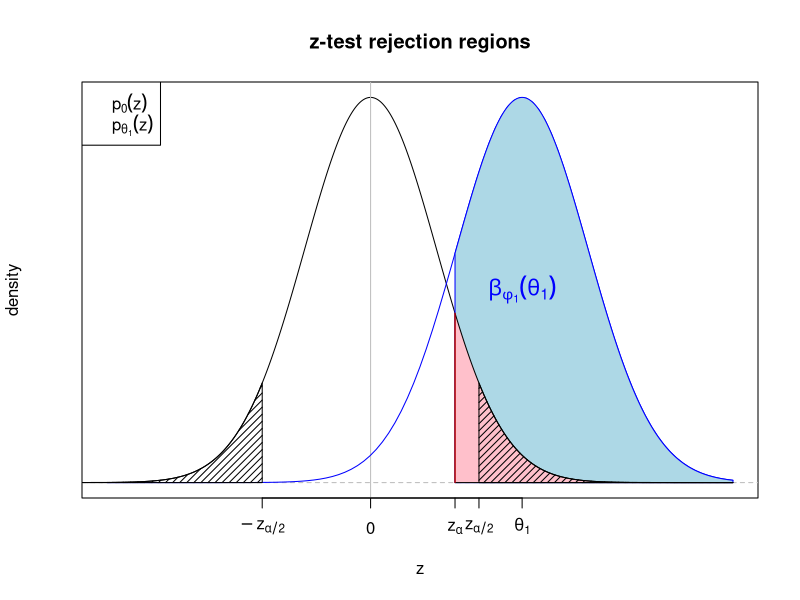
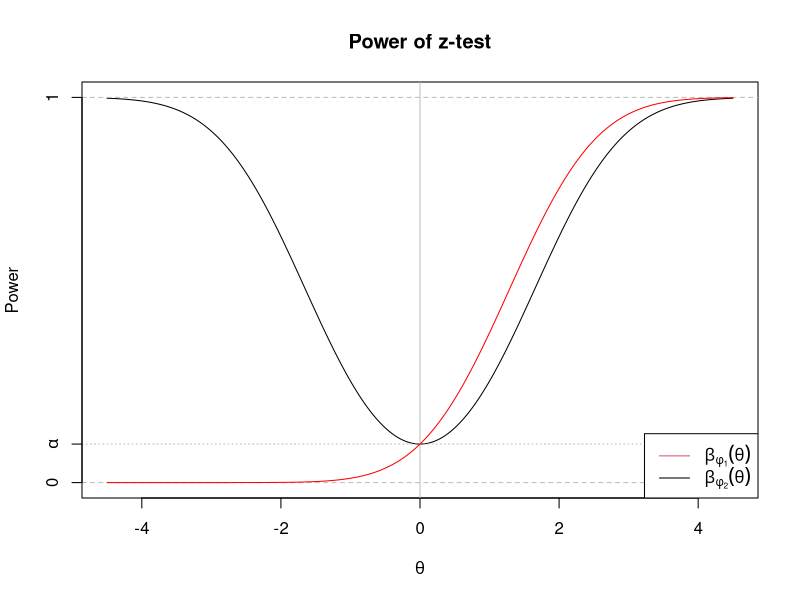
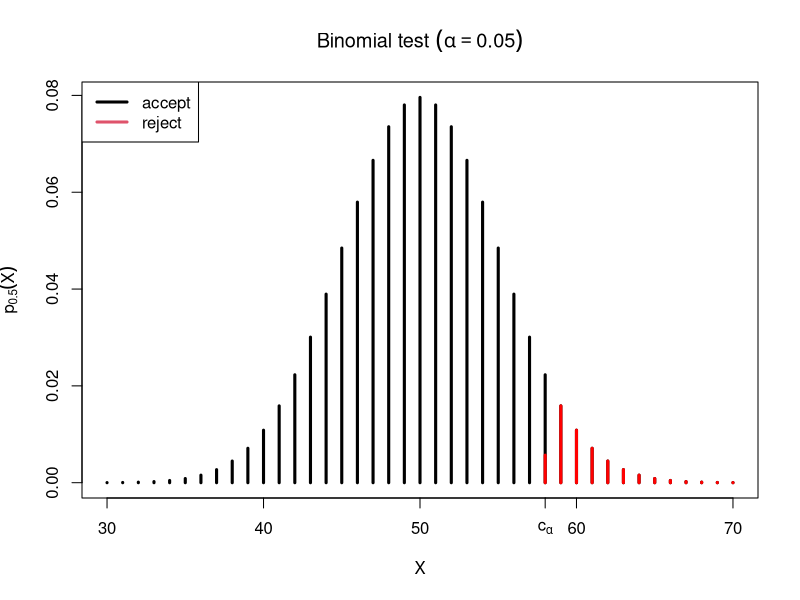

R code for these plots, in order:
## ---- chunk 1
alpha <- 0.1
z.alpha <- qnorm(1-alpha)
z.alpha2 <- qnorm(1-alpha/2)
theta1 <- 2.3
curve(dnorm(x), from=-4, to=5.5, n=1001, main="z-test rejection regions",ylab="density", xlab="z", xaxt="n", yaxt="n")
abline(h=0, lty=2,col="gray")
abline(v=0, col="gray")
curve(dnorm(x,mean = theta1),col="blue",add=TRUE)
rr.vals <- seq(z.alpha,5.5,by=.001)
polygon(c(5.5,z.alpha,rr.vals), c(0,0,dnorm(rr.vals,mean=theta1)), col="lightblue", border="blue")
text(x=theta1,y=.2,labels=expression(beta[phi[1]](theta[1])),col="blue",cex=1.3)
polygon(c(5.5,z.alpha,rr.vals), c(0,0,dnorm(rr.vals)), col="pink")
lines(c(z.alpha,z.alpha),c(0,dnorm(z.alpha)),col="red")
rr.vals <- seq(z.alpha2,4,by=.001)
polygon(c(5.5,z.alpha2,rr.vals), c(0,0,dnorm(rr.vals)), density=20)
polygon(-c(5.5,z.alpha2,rr.vals), c(0,0,dnorm(rr.vals)), density=20)
axis(side=1,at=c(-z.alpha2, z.alpha,z.alpha2,0,theta1), labels=c(expression(-z[alpha/2]), expression(z[alpha]), expression(z[alpha/2]),0, expression(theta[1])))
legend("topleft", col=c("black","blue"), c(expression(p[0](z)),expression(p[theta[1]](z))))
## ---- chunk 2
alpha <- 0.1
curve(pnorm(x - qnorm(1-alpha/2)) + pnorm(-x - qnorm(1-alpha/2)), from=-4.5, to =4.5, n=1001, main = "Power of z-test", xlab=expression(theta), ylab="Power",yaxt="n",ylim=c(0,1))
abline(h=c(0,alpha,1), lty=c(2,3,2), col="gray")
abline(v=0,col="gray")
curve(pnorm(x - qnorm(1-alpha)), col="red", n=1001, add=TRUE)
axis(2,at=c(0,alpha,1),labels=c("0",expression(alpha),"1"))
legend("bottomright",lty=1,col=2:1,legend=c(expression(beta[phi[1]](theta)), expression(beta[phi[2]](theta))))
## ---- chunk 3
alpha <- 0.05
n <- 100
theta0 <- 0.5
c.alpha <- qbinom(0.95, n, theta0)
conserv.alpha <- pbinom(c.alpha, n, theta0, lower.tail = FALSE)
gamma <- (alpha - conserv.alpha) / dbinom(c.alpha, n, theta0)
x <- 30:70
plot(x,dbinom(x,n,theta0), type="h", main = expression(paste("Binomial test ",(alpha==0.05))), xlab="X", ylab=expression(p[0.5](X)), lwd=3)
lines(c.alpha:70, dbinom(c.alpha:70, n, theta0)*c(gamma,rep(1,70-c.alpha)), lwd=3, col="red", type="h")
legend("topleft",lwd=3,col=1:2, legend=c("accept", "reject"))
axis(1, at=c.alpha, labels=expression(c[alpha]))
